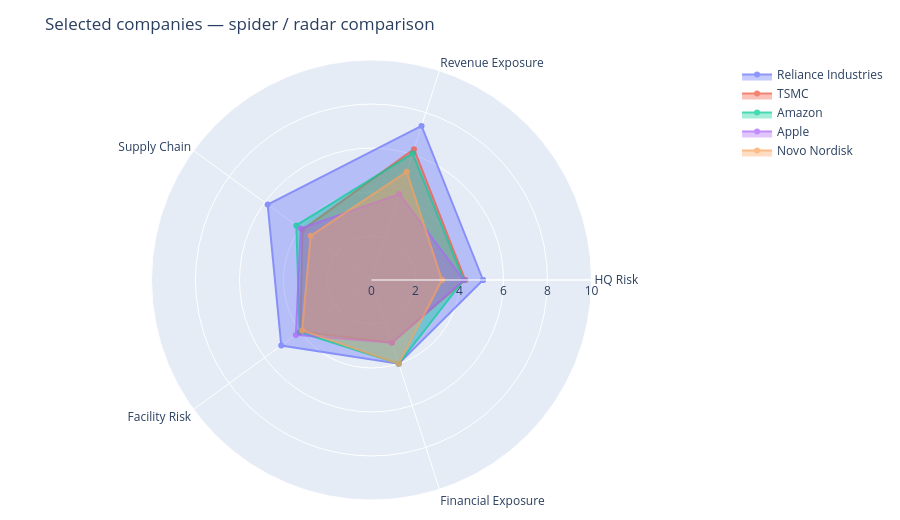

Notebook cell for this chart:
### Code cell
# Focused: select 5 companies for readable comparison
SELECTED = ['Amazon','Apple','TSMC','Reliance Industries','Novo Nordisk']
sel_rows = bench_df[bench_df['Company'].isin(SELECTED)][['Company']+DIMS].to_dict('records')
spider_chart(sel_rows, 'Selected companies — spider / radar comparison').show()

### Figure 1 — Plotly figure (JSON) as saved in the notebook; plotly's stock layout.template omitted (floating-point values rounded to 4 significant figures)
{"data": [{"fill": "toself", "line": {"color": "#636EFA"}, "name": "Reliance Industries", "opacity": 0.72, "r": [5.07, 7.362, 5.835, 5.07, 4, 5.07], "theta": ["HQ Risk", "Revenue Exposure", "Supply Chain", "Facility Risk", "Financial Exposure", "HQ Risk"], "type": "scatterpolar"}, {"fill": "toself", "line": {"color": "#EF553B"}, "name": "TSMC", "opacity": 0.72, "r": [4.26, 6.252, 3.877, 3.997, 3, 4.26], "theta": ["HQ Risk", "Revenue Exposure", "Supply Chain", "Facility Risk", "Financial Exposure", "HQ Risk"], "type": "scatterpolar"}, {"fill": "toself", "line": {"color": "#00CC96"}, "name": "Amazon", "opacity": 0.72, "r": [4.19, 6.044, 4.223, 4.037, 4, 4.19], "theta": ["HQ Risk", "Revenue Exposure", "Supply Chain", "Facility Risk", "Financial Exposure", "HQ Risk"], "type": "scatterpolar"}, {"fill": "toself", "line": {"color": "#AB63FA"}, "name": "Apple", "opacity": 0.72, "r": [4.19, 4.105, 3.976, 4.249, 3, 4.19], "theta": ["HQ Risk", "Revenue Exposure", "Supply Chain", "Facility Risk", "Financial Exposure", "HQ Risk"], "type": "scatterpolar"}, {"fill": "toself", "line": {"color": "#FFA15A"}, "name": "Novo Nordisk", "opacity": 0.72, "r": [3.2, 5.171, 3.418, 3.897, 4, 3.2], "theta": ["HQ Risk", "Revenue Exposure", "Supply Chain", "Facility Risk", "Financial Exposure", "HQ Risk"], "type": "scatterpolar"}], "layout": {"height": 520, "margin": {"b": 20, "l": 20, "r": 20, "t": 60}, "polar": {"radialaxis": {"range": [0, 10], "visible": true}}, "showlegend": true, "title": {"text": "Selected companies — spider / radar comparison"}}}
